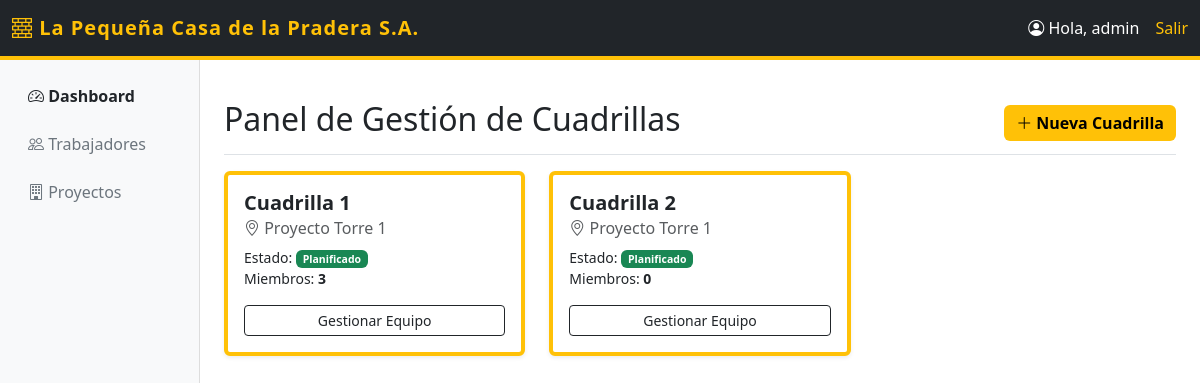
Before: /cuadrillas/dashboard/ (signed in) with the older database file.
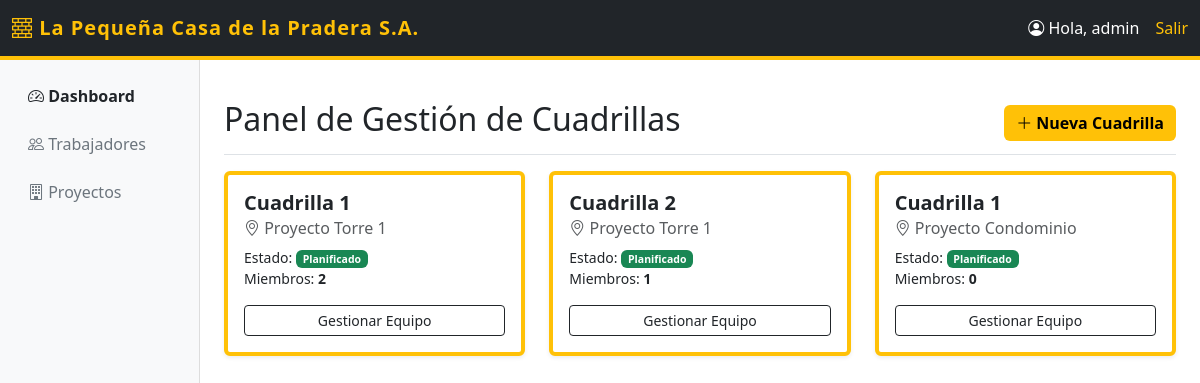
After: the same page with the newer database file.
### cuadrillas/models.py (models this page shows, shortened)
class Cuadrilla(models.Model):
    nombre = models.CharField(max_length=100)
    proyecto = models.ForeignKey(Proyecto, on_delete=models.CASCADE, related_name='cuadrillas')
    miembros = models.ManyToManyField(Trabajador, through='MiembroCuadrilla')

class Proyecto(models.Model):
    ESTADOS = [
        ('PLANIFICADO', 'Planificado'),
        ('EN_CURSO', 'En Curso'),
        ('FINALIZADO', 'Finalizado'),
    ]
    nombre = models.CharField(max_length=100)
    estado = models.CharField(max_length=20, choices=ESTADOS, default='PLANIFICADO')
    fecha_inicio = models.DateField()
    fecha_termino = models.DateField(null=True, blank=True)
    jefe_proyecto = models.ForeignKey(User, on_delete=models.SET_NULL, null=True, related_name='proyectos_a_cargo')

### cuadrillas/views.py (the view)
# urls.py: path('dashboard/', views.dashboard, name='dashboard'),
@login_required
def dashboard(request):
    usuario = request.user
    if usuario.is_superuser:
        cuadrillas = Cuadrilla.objects.all()
        proyectos = Proyecto.objects.all()
    else:
        proyectos = Proyecto.objects.filter(jefe_proyecto=usuario)
        cuadrillas = Cuadrilla.objects.filter(proyecto__in=proyectos)
    es_jefe = usuario.is_superuser or (hasattr(usuario, 'perfil') and usuario.perfil.rol_sistema == 'JEFE')
    return render(request, 'cuadrillas/dashboard.html', {
        'cuadrillas': cuadrillas,
        'proyectos': proyectos,
        'es_jefe': es_jefe,
    })

### cuadrillas/templates/cuadrillas/dashboard.html (shortened to what this page needs)
{% extends 'cuadrillas/base.html' %}
{% block content %}
<div class="d-flex justify-content-between flex-wrap flex-md-nowrap align-items-center pt-3 pb-2 mb-3 border-bottom">
    <h1 class="h2">Panel de Gestión de Cuadrillas</h1>
    <div class="btn-toolbar mb-2 mb-md-0">
        {% if es_jefe %}
            <button type="button" class="btn btn-construct" data-bs-toggle="modal" data-bs-target="#crearCuadrillaModal">
                <i class="bi bi-plus-lg"></i> Nueva Cuadrilla
            </button>
        {% endif %}
    </div>
</div>
<div class="row">
    {% for c in cuadrillas %}
    <div class="col-md-4 mb-4">
        <div class="card shadow-sm h-100 border-start border-warning border-4">
            <div class="card-body">
                <h5 class="card-title fw-bold">{{ c.nombre }}</h5>
                <h6 class="card-subtitle mb-2 text-muted"><i class="bi bi-geo-alt"></i> {{ c.proyecto.nombre }}</h6>
                <p class="card-text small">
                    Estado: <span class="badge bg-success">{{ c.proyecto.get_estado_display }}</span><br>
                    Miembros: <strong>{{ c.miembros.count }}</strong>
                </p>
                <a href="{% url 'detalle_cuadrilla' c.id %}" class="btn btn-outline-dark btn-sm w-100">Gestionar Equipo</a>
            </div>
        </div>
    </div>
    {% empty %}
    <div class="alert alert-info">No hay cuadrillas activas. Crear una nueva</div>
    {% endfor %}
</div>
{% endblock %}

Changed rows visible on the page:
computed for Cuadrilla (number 1 of 3 on the later page): miembros.count "3" → "2"
computed for Cuadrilla "Cuadrilla 2": miembros.count "0" → "1"
added Cuadrilla: nombre "Cuadrilla 1", proyecto.nombre "Proyecto Condominio", proyecto.estado "Planificado", miembros.count "0"
